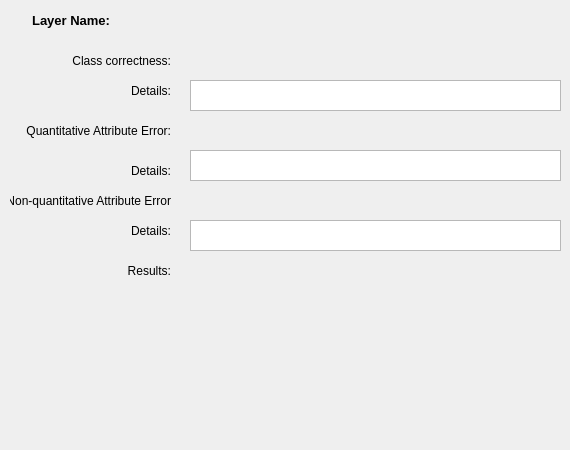
   <widget class="QWidget" name="thematic">
    <attribute name="title">
     <string>Thematic</string>
    </attribute>
    <widget class="QLabel" name="SelectLayerLabel_18">
     <property name="geometry">
      <rect>
       <x>10</x>
       <y>10</y>
       <width>100</width>
       <height>20</height>
      </rect>
     </property>
     <property name="minimumSize">
      <size>
       <width>100</width>
       <height>0</height>
      </size>
     </property>
     <property name="maximumSize">
      <size>
       <width>150</width>
       <height>16777215</height>
      </size>
     </property>
     <property name="font">
      <font>
       <pointsize>10</pointsize>
       <weight>75</weight>
       <bold>true</bold>
      </font>
     </property>
     <property name="frameShadow">
      <enum>QFrame::Sunken</enum>
     </property>
     <property name="text">
      <string>Layer Name:</string>
     </property>
     <property name="alignment">
      <set>Qt::AlignRight|Qt::AlignTrailing|Qt::AlignVCenter</set>
     </property>
    </widget>
    <widget class="QLabel" name="layerNameLabel_3">
     <property name="geometry">
      <rect>
       <x>130</x>
       <y>10</y>
       <width>431</width>
       <height>20</height>
      </rect>
     </property>
     <property name="minimumSize">
      <size>
       <width>100</width>
       <height>0</height>
      </size>
     </property>
     <property name="maximumSize">
      <size>
       <width>500</width>
       <height>16777215</height>
      </size>
     </property>
     <property name="font">
      <font>
       <pointsize>10</pointsize>
       <weight>75</weight>
       <bold>true</bold>
       <underline>true</underline>
      </font>
     </property>
     <property name="frameShadow">
      <enum>QFrame::Sunken</enum>
     </property>
     <property name="lineWidth">
      <number>2</number>
     </property>
     <property name="text">
      <string/>
     </property>
     <property name="wordWrap">
      <bool>true</bool>
     </property>
    </widget>
    <widget class="QLabel" name="classCorrectnessLabel">
     <property name="geometry">
      <rect>
       <x>190</x>
       <y>50</y>
       <width>201</width>
       <height>21</height>
      </rect>
     </property>
     <property name="text">
      <string/>
     </property>
    </widget>
    <widget class="QTextEdit" name="classCorrLabelDetails">
     <property name="geometry">
      <rect>
       <x>190</x>
       <y>80</y>
       <width>371</width>
       <height>31</height>
      </rect>
     </property>
     <property name="readOnly">
      <bool>true</bool>
     </property>
    </widget>
    <widget class="QLabel" name="label_6">
     <property name="geometry">
      <rect>
       <x>20</x>
       <y>50</y>
       <width>151</width>
       <height>21</height>
      </rect>
     </property>
     <property name="text">
      <string>Class correctness:</string>
     </property>
     <property name="alignment">
      <set>Qt::AlignRight|Qt::AlignTrailing|Qt::AlignVCenter</set>
     </property>
    </widget>
    <widget class="QLabel" name="label_9">
     <property name="geometry">
      <rect>
       <x>30</x>
       <y>80</y>
       <width>141</width>
       <height>21</height>
      </rect>
     </property>
     <property name="layoutDirection">
      <enum>Qt::RightToLeft</enum>
     </property>
     <property name="text">
      <string>Details:</string>
     </property>
     <property name="alignment">
      <set>Qt::AlignRight|Qt::AlignTrailing|Qt::AlignVCenter</set>
     </property>
    </widget>
    <widget class="QLabel" name="quantAttribLbl">
     <property name="geometry">
      <rect>
       <x>190</x>
       <y>120</y>
       <width>201</width>
       <height>21</height>
      </rect>
     </property>
     <property name="text">
      <string/>
     </property>
    </widget>
    <widget class="QTextEdit" name="quantErrDetails">
     <property name="geometry">
      <rect>
       <x>190</x>
       <y>150</y>
       <width>371</width>
       <height>31</height>
      </rect>
     </property>
     <property name="readOnly">
      <bool>true</bool>
     </property>
    </widget>
    <widget class="QLabel" name="label_10">
     <property name="geometry">
      <rect>
       <x>20</x>
       <y>120</y>
       <width>151</width>
       <height>21</height>
      </rect>
     </property>
     <property name="text">
      <string>Quantitative Attribute Error:</string>
     </property>
     <property name="alignment">
      <set>Qt::AlignRight|Qt::AlignTrailing|Qt::AlignVCenter</set>
     </property>
    </widget>
    <widget class="QLabel" name="label_11">
     <property name="geometry">
      <rect>
       <x>10</x>
       <y>160</y>
       <width>161</width>
       <height>21</height>
      </rect>
     </property>
     <property name="layoutDirection">
      <enum>Qt::RightToLeft</enum>
     </property>
     <property name="text">
      <string>Details:</string>
     </property>
     <property name="alignment">
      <set>Qt::AlignRight|Qt::AlignTrailing|Qt::AlignVCenter</set>
     </property>
    </widget>
    <widget class="QLabel" name="quantAttribLbl_2">
     <property name="geometry">
      <rect>
       <x>190</x>
       <y>190</y>
       <width>201</width>
       <height>21</height>
      </rect>
     </property>
     <property name="text">
      <string/>
     </property>
    </widget>
    <widget class="QLabel" name="label_12">
     <property name="geometry">
      <rect>
       <x>10</x>
       <y>220</y>
       <width>161</width>
       <height>21</height>
      </rect>
     </property>
     <property name="layoutDirection">
      <enum>Qt::RightToLeft</enum>
     </property>
     <property name="text">
      <string>Details:</string>
     </property>
     <property name="alignment">
      <set>Qt::AlignRight|Qt::AlignTrailing|Qt::AlignVCenter</set>
     </property>
    </widget>
    <widget class="QTextEdit" name="quantErrDetails_2">
     <property name="geometry">
      <rect>
       <x>190</x>
       <y>220</y>
       <width>371</width>
       <height>31</height>
      </rect>
     </property>
     <property name="readOnly">
      <bool>true</bool>
     </property>
    </widget>
    <widget class="QLabel" name="label_13">
     <property name="geometry">
      <rect>
       <x>10</x>
       <y>190</y>
       <width>161</width>
       <height>21</height>
      </rect>
     </property>
     <property name="text">
      <string>Non-quantitative Attribute Error</string>
     </property>
     <property name="alignment">
      <set>Qt::AlignRight|Qt::AlignTrailing|Qt::AlignVCenter</set>
     </property>
    </widget>
    <widget class="QLabel" name="posResultlabel_2">
     <property name="geometry">
      <rect>
       <x>190</x>
       <y>260</y>
       <width>151</width>
       <height>21</height>
      </rect>
     </property>
     <property name="text">
      <string>&lt;html&gt;&lt;head/&gt;&lt;body&gt;&lt;p&gt;&lt;br/&gt;&lt;/p&gt;&lt;/body&gt;&lt;/html&gt;</string>
     </property>
    </widget>
    <widget class="QLabel" name="label_14">
     <property name="geometry">
      <rect>
       <x>100</x>
       <y>260</y>
       <width>71</width>
       <height>21</height>
      </rect>
     </property>
     <property name="text">
      <string>Results:</string>
     </property>
     <property name="alignment">
      <set>Qt::AlignRight|Qt::AlignTrailing|Qt::AlignVCenter</set>
     </property>
    </widget>
    <widget class="QLabel" name="posResultPic_2">
     <property name="geometry">
      <rect>
       <x>210</x>
       <y>300</y>
       <width>271</width>
       <height>141</height>
      </rect>
     </property>
     <property name="text">
      <string>&lt;html&gt;&lt;head/&gt;&lt;body&gt;&lt;p&gt;&lt;br/&gt;&lt;/p&gt;&lt;/body&gt;&lt;/html&gt;</string>
     </property>
    </widget>
   </widget>
